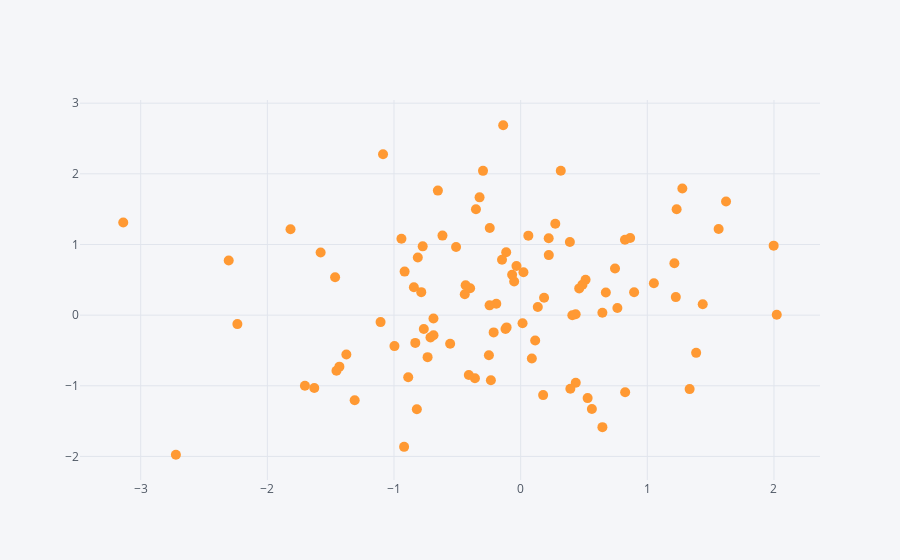

Notebook source saved alongside this figure:
### Code cell
df.iplot(kind='scatter',x='A',y='B',mode='markers',size=10)
